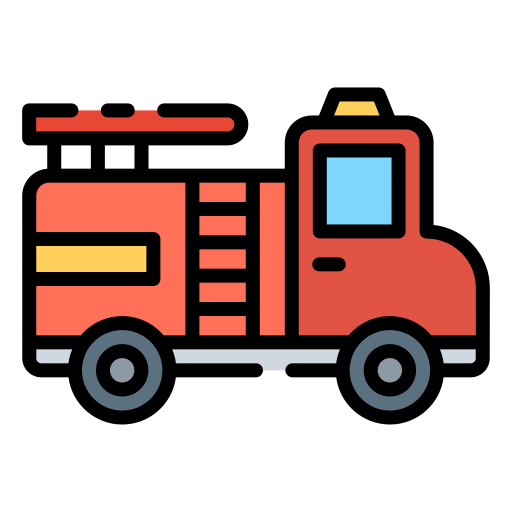
#> input picture img/coche-bombero.png, 512 x 512 px, given in place of normal2.png, which was not available
$ python -i interfaz.py   (imports and definitions only)
#> lines starting #> are read from the running program, lines starting #| are printed output that depends on the picture; pictures that were not available may be replaced by others from this repository, and a replacement may not be noted
import tkinter as tk
import random
from PIL import Image, ImageTk


# Función para leer el archivo y obtener los valores establecidos por el usuario
def obtener_datos(archivo):
    tiempo_letrero = None
    largo_calle = None
    carros_derecha = []
    carros_izquierda = []

    with open(archivo, "r") as f:
        for linea in f:
            if "tiempo_letrero" in linea:
                _, valor = linea.split(":")
                tiempo_letrero = int(valor.strip())
            elif "largo_calle" in linea:
                _, valor = linea.split(":")
                largo_calle = int(valor.strip())
            elif "carros_derecha" in linea:
                _, valor = linea.split(":")
                if valor:
                    carros_derecha = [int(v) for v in valor.split(",") if v.strip() != ""]
                else:
                    carros_derecha = []
            elif "carros_izquierda" in linea:
                _, valor = linea.split(":")
                valor = valor.strip()
                if valor:
                    carros_izquierda = [int(v) for v in valor.split(",") if v.strip() != ""]
                else:
                    carros_izquierda = []


    return tiempo_letrero, largo_calle,carros_derecha,carros_izquierda


# [25 lines left out: function flechas, not called in this run]


# Leer el valores desde el archivo
# [1 line that did not run here, left out]

# En caso de no encontrar valores en el archivo_config
# [2 lines that did not run here, left out]
# [2 lines that did not run here, left out]


def cargar_imagenes_carros():
    return {
        "izquierdo": {
            0: ImageTk.PhotoImage(Image.open("img/normal2.png").resize((80, 80))),
            1: ImageTk.PhotoImage(Image.open("img/deportivo2.png").resize((80, 80))),
            2: [

                ImageTk.PhotoImage(Image.open("img/bomberos2.png").resize((75,75))),
                ImageTk.PhotoImage(Image.open("img/ambulancia2.png").resize((80,80))),
                ImageTk.PhotoImage(Image.open("img/patrulla2.png").resize((80,80)))

            ]
        },
        "derecho": {
            0: ImageTk.PhotoImage(Image.open("img/normal1.png").resize((80, 80))),
            1: ImageTk.PhotoImage(Image.open("img/deportivo1.png").resize((80, 80))),
            2: [

                ImageTk.PhotoImage(Image.open("img/bomberos1.png").resize((75,75))),
                ImageTk.PhotoImage(Image.open("img/ambulancia1.png").resize((80,80))),
                ImageTk.PhotoImage(Image.open("img/patrulla1.png").resize((80,80)))
            ]
        }
    }
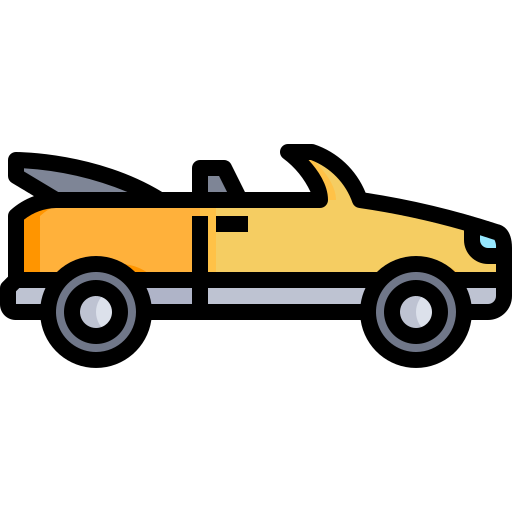
#> input picture img/deportivo2.png, 512 x 512 px
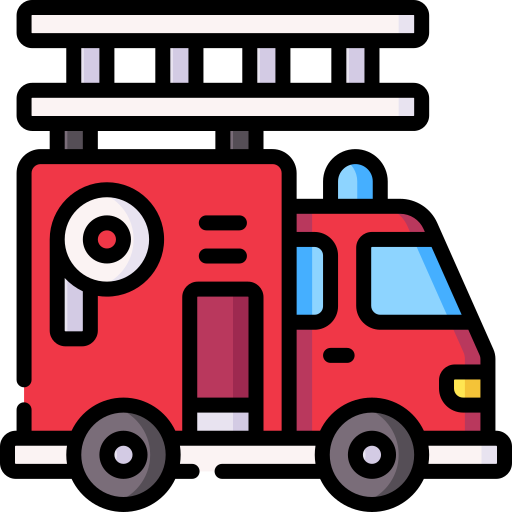
#> input picture img/bomberos2.png, 512 x 512 px
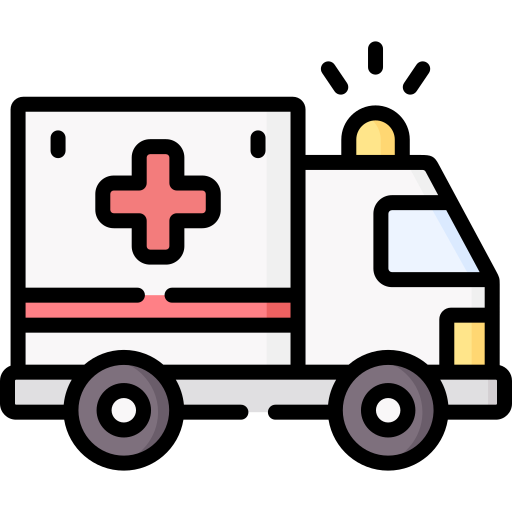
#> input picture img/ambulancia2.png, 512 x 512 px
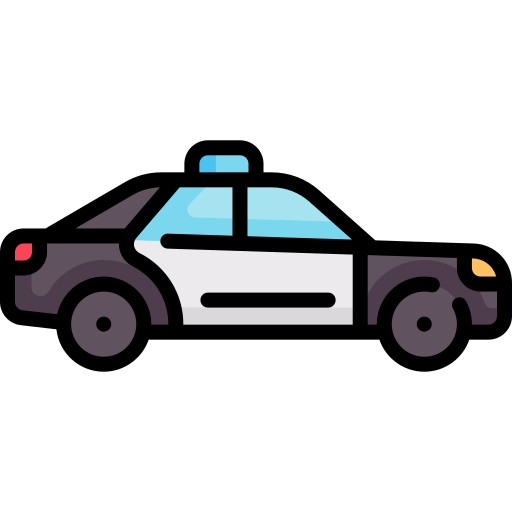
#> input picture img/patrulla2.png, 512 x 512 px
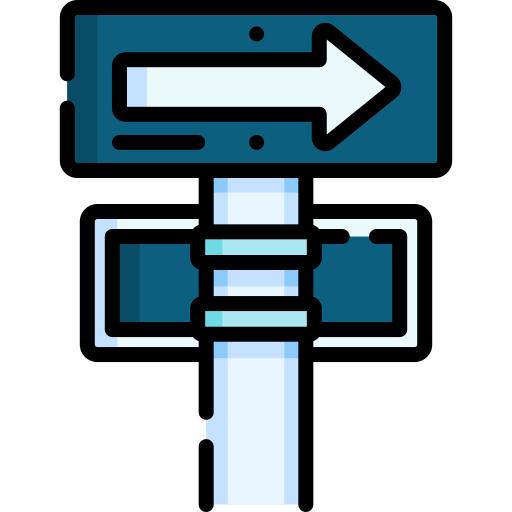
#> input picture img/derecha.png, 512 x 512 px, given in place of normal1.png, which was not available


# [22 lines left out: function dibujar_carros, not called in this run]


# [4 lines that did not run here, left out]


# [15 lines left out: functions guardar_entry_izq, guardar_entry_der, not called in this run]


def detectar_tecla(event):
    if event.char == 'w':
        ventana_secundaria()


# [32 lines left out: function ventana_secundaria, not called in this run]


# Tamaño del canvas
canvas_width = 900
canvas_height = 700

# Crear ventana
# [3 lines not run here, left out]


# Crear canvas
# [1 line that did not run here, left out]
# [9 lines not run here, left out]


# Entry o campos de texto  (x,y)
# [1 line that did not run here, left out]
# [1 line not run here, left out]
# [1 line that did not run here, left out]
# [1 line not run here, left out]


# Crear Botones
# [1 line that did not run here, left out]
# [1 line not run here, left out]
# [1 line that did not run here, left out]
# [1 line not run here, left out]


# Altura fija de la calle
alto = 170

# Coordenadas para centrar la calle
# [1 line that did not run here, left out]
y_calle = 220

# Dibujar el rectángulo centrado
# [1 line not run here, left out]

# Dibujar líneas horizontales discontinuas en el centro del rectángulo
y_centro = y_calle + alto / 2  # Coordenada y en el centro del rectángulo
# [4 lines not run here, left out]

# Leer datos
# [1 line that did not run here, left out]

# Guardar referencias de imágenes
# [1 line that did not run here, left out]

# Dibujar los carros en cada extremo
# [7 lines not run here, left out]

#> (the run stopped early here; a loop or call above may not have finished)
